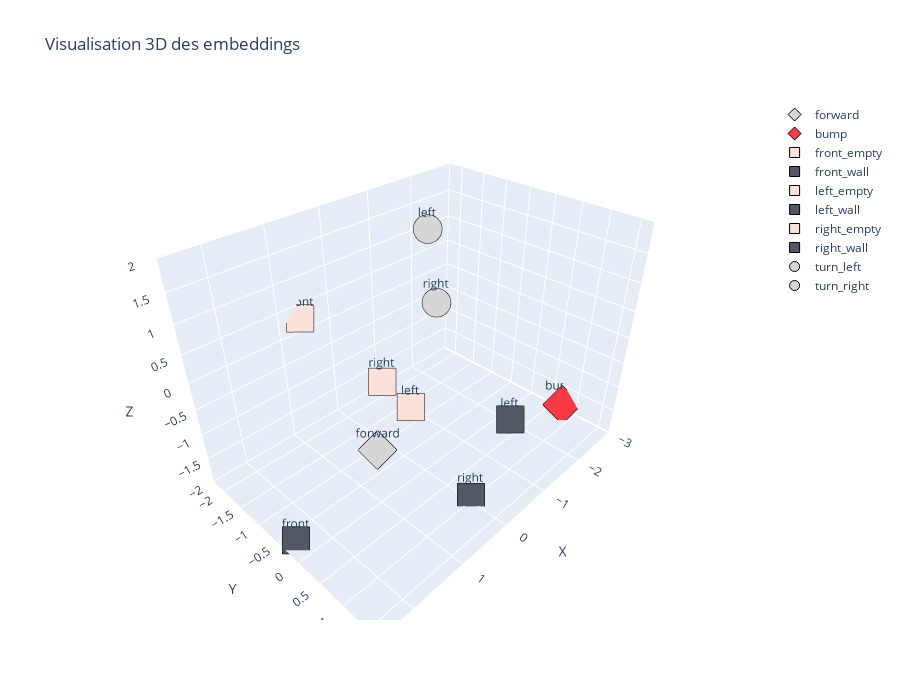

The notebook cell saved with this chart:
### Code cell
# Liste de formes de marqueurs disponibles dans Plotly
marker_symbols = ['diamond', 'diamond', 'square', 'square', 'square', 'square','square', 'square', 'circle', 'cross', 'circle', 'cross']
# Couleurs (différentes pour chaque token)
marker_colors = ['#D6D6D6', '#F93943', '#FAE2DB', '#535865', '#FAE2DB', '#535865', '#FAE2DB', '#535865', '#D6D6D6', '#D6D6D6', '#D6D6D6', '#D6D6D6']

def plotly_embedding(agent):
    # Extraire les vecteurs d'embedding
    embedding_weights = agent._lstm.embedding.weight.data        
    # Récupérer les coordonnées
    x = embedding_weights[:, 0].numpy()
    y = embedding_weights[:, 1].numpy()
    z = embedding_weights[:, 2].numpy()
    labels = ['forward', 'bump', 'front_empty', 'front_wall', 'left_empty', 'left_wall','right_empty', 'right_wall', 'turn_left', 'turn_left', 'turn_right', 'turn_righ']
    tags = ['forward', 'bump', 'front', 'front', 'left', 'left','right', 'right', 'left', '', 'right', '']
    #labels = [f"Token {i}" for i in range(agent._lstm.len_vocab)]
    # Créer une figure Plotly
    fig = go.Figure()
    
    for i in range(agent._lstm.len_vocab):
        # Exclude the turn wall interactions
        if i in [9, 11]:
            continue
        fig.add_trace(go.Scatter3d(
            x=[x[i]],
            y=[y[i]],
            z=[z[i]],
            mode='markers+text',
            name=labels[i],
            marker=dict(
                size=10,
                color=marker_colors[i],
                symbol=marker_symbols[i],
                line=dict(width=1, color='black')
            ),
            text= tags[i],
            textposition='top center'
        ))    
    fig.update_layout(
        title='Visualisation 3D des embeddings',
        width=900,
        height=700,
        scene=dict(
            xaxis_title='X',
            yaxis_title='Y',
            zaxis_title='Z'
        )
    )  
    # Affichage interactif
    fig.show()

plotly_embedding(a)

### Figure 1 — Plotly figure (JSON) as saved in the notebook; plotly's stock layout.template omitted (floating-point values rounded to 4 significant figures)
{"data": [{"marker": {"color": "#D6D6D6", "line": {"color": "black", "width": 1}, "size": 10, "symbol": "diamond"}, "mode": "markers+text", "name": "forward", "text": "forward", "textposition": "top center", "type": "scatter3d", "x": [2.388], "y": [1.583], "z": [1.013]}, {"marker": {"color": "#F93943", "line": {"color": "black", "width": 1}, "size": 10, "symbol": "diamond"}, "mode": "markers+text", "name": "bump", "text": "bump", "textposition": "top center", "type": "scatter3d", "x": [-2.841], "y": [0.7877], "z": [-1.782]}, {"marker": {"color": "#FAE2DB", "line": {"color": "black", "width": 1}, "size": 10, "symbol": "square"}, "mode": "markers+text", "name": "front_empty", "text": "front", "textposition": "top center", "type": "scatter3d", "x": [0.6707], "y": [-2.183], "z": [0.3322]}, {"marker": {"color": "#535865", "line": {"color": "black", "width": 1}, "size": 10, "symbol": "square"}, "mode": "markers+text", "name": "front_wall", "text": "front", "textposition": "top center", "type": "scatter3d", "x": [2.464], "y": [-0.2746], "z": [-1.899]}, {"marker": {"color": "#FAE2DB", "line": {"color": "black", "width": 1}, "size": 10, "symbol": "square"}, "mode": "markers+text", "name": "left_empty", "text": "left", "textposition": "top center", "type": "scatter3d", "x": [-0.3037], "y": [-0.6494], "z": [-1.19]}, {"marker": {"color": "#535865", "line": {"color": "black", "width": 1}, "size": 10, "symbol": "square"}, "mode": "markers+text", "name": "left_wall", "text": "left", "textposition": "top center", "type": "scatter3d", "x": [0.01201], "y": [1.587], "z": [0.01686]}, {"marker": {"color": "#FAE2DB", "line": {"color": "black", "width": 1}, "size": 10, "symbol": "square"}, "mode": "markers+text", "name": "right_empty", "text": "right", "textposition": "top center", "type": "scatter3d", "x": [0.7136], "y": [-0.2033], "z": [0.1011]}, {"marker": {"color": "#535865", "line": {"color": "black", "width": 1}, "size": 10, "symbol": "square"}, "mode": "markers+text", "name": "right_wall", "text": "right", "textposition": "top center", "type": "scatter3d", "x": [0.02056], "y": [1.008], "z": [-1.895]}, {"marker": {"color": "#D6D6D6", "line": {"color": "black", "width": 1}, "size": 10, "symbol": "circle"}, "mode": "markers+text", "name": "turn_left", "text": "left", "textposition": "top center", "type": "scatter3d", "x": [-0.7144], "y": [-0.6735], "z": [1.882]}, {"marker": {"color": "#D6D6D6", "line": {"color": "black", "width": 1}, "size": 10, "symbol": "circle"}, "mode": "markers+text", "name": "turn_right", "text": "right", "textposition": "top center", "type": "scatter3d", "x": [0.3266], "y": [0.4843], "z": [1.516]}], "layout": {"height": 700, "scene": {"aspectmode": "auto", "aspectratio": {"x": 1.254, "y": 0.8916, "z": 0.8941}, "camera": {"center": {"x": 0, "y": 0, "z": 0}, "eye": {"x": 1.281, "y": 1.249, "z": 1.219}, "projection": {"type": "perspective"}, "up": {"x": 0, "y": 0, "z": 1}}, "xaxis": {"title": {"text": "X"}, "type": "linear"}, "yaxis": {"title": {"text": "Y"}, "type": "linear"}, "zaxis": {"title": {"text": "Z"}, "type": "linear"}}, "title": {"text": "Visualisation 3D des embeddings"}, "width": 900}}
